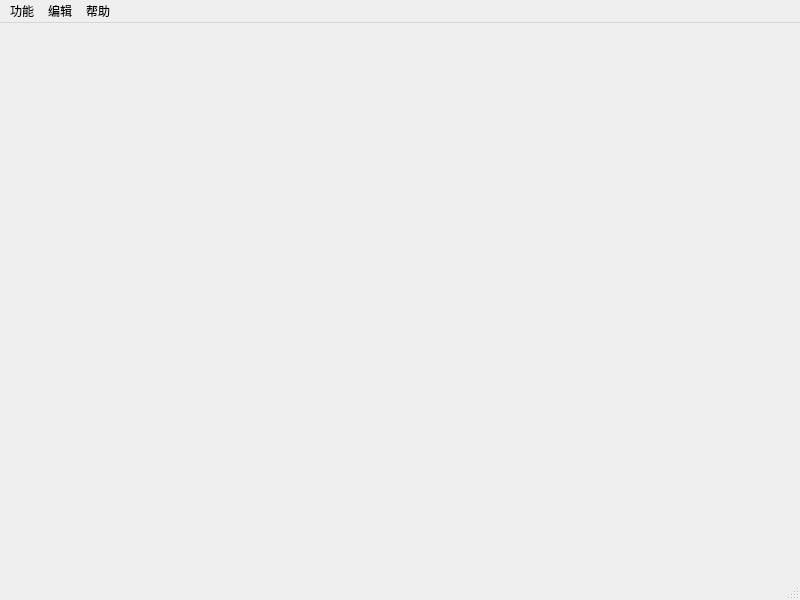
<?xml version="1.0" encoding="UTF-8"?>
<ui version="4.0">
 <class>MainWindow</class>
 <widget class="QMainWindow" name="MainWindow">
  <property name="geometry">
   <rect>
    <x>0</x>
    <y>0</y>
    <width>800</width>
    <height>600</height>
   </rect>
  </property>
  <property name="windowTitle">
   <string>WoCao进销存管理系统</string>
  </property>
  <widget class="QWidget" name="centralwidget"/>
  <widget class="QMenuBar" name="menubar">
   <property name="geometry">
    <rect>
     <x>0</x>
     <y>0</y>
     <width>800</width>
     <height>24</height>
    </rect>
   </property>
   <widget class="QMenu" name="menu">
    <property name="title">
     <string>功能</string>
    </property>
    <addaction name="actExitLogin"/>
   </widget>
   <widget class="QMenu" name="menu_2">
    <property name="title">
     <string>编辑</string>
    </property>
    <addaction name="actCreateGoods"/>
    <addaction name="actDeleteGoods"/>
    <addaction name="actGoodsIn"/>
    <addaction name="actGoodsOut"/>
    <addaction name="separator"/>
    <addaction name="actDeleteSelected"/>
   </widget>
   <widget class="QMenu" name="menu_3">
    <property name="title">
     <string>帮助</string>
    </property>
    <addaction name="actAbout"/>
   </widget>
   <addaction name="menu"/>
   <addaction name="menu_2"/>
   <addaction name="menu_3"/>
  </widget>
  <widget class="QStatusBar" name="statusbar"/>
  <action name="actExitLogin">
   <property name="text">
    <string>退出登录</string>
   </property>
   <property name="toolTip">
    <string>下次取消自动登录</string>
   </property>
   <property name="shortcut">
    <string>Meta+P</string>
   </property>
  </action>
  <action name="actCreateGoods">
   <property name="text">
    <string>新增</string>
   </property>
   <property name="toolTip">
    <string>新增商品</string>
   </property>
   <property name="shortcut">
    <string>Meta+N</string>
   </property>
  </action>
  <action name="actDeleteGoods">
   <property name="text">
    <string>删除</string>
   </property>
   <property name="toolTip">
    <string>删除商品</string>
   </property>
   <property name="shortcut">
    <string>Meta+D</string>
   </property>
  </action>
  <action name="actGoodsIn">
   <property name="text">
    <string>进货</string>
   </property>
   <property name="toolTip">
    <string>商品进货</string>
   </property>
   <property name="shortcut">
    <string>Meta+I</string>
   </property>
  </action>
  <action name="actGoodsOut">
   <property name="text">
    <string>销售</string>
   </property>
   <property name="toolTip">
    <string>商品销售</string>
   </property>
   <property name="shortcut">
    <string>Meta+O</string>
   </property>
  </action>
  <action name="actDeleteSelected">
   <property name="text">
    <string>删除所选项</string>
   </property>
   <property name="toolTip">
    <string>删除所选项</string>
   </property>
   <property name="shortcut">
    <string>Shift+D</string>
   </property>
  </action>
  <action name="actAbout">
   <property name="text">
    <string>关于</string>
   </property>
  </action>
 </widget>
 <resources/>
 <connections/>
</ui>
